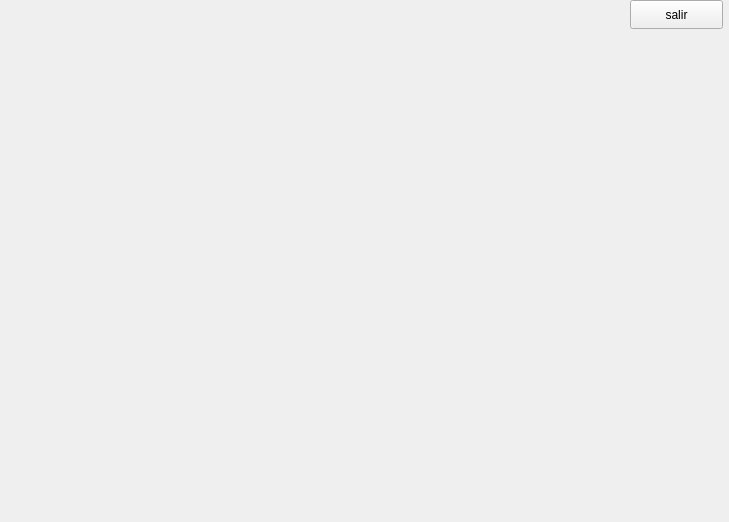
<?xml version="1.0" encoding="UTF-8"?>
<ui version="4.0">
 <class>colisiones</class>
 <widget class="QWidget" name="colisiones">
  <property name="geometry">
   <rect>
    <x>0</x>
    <y>0</y>
    <width>729</width>
    <height>522</height>
   </rect>
  </property>
  <property name="windowTitle">
   <string>Form</string>
  </property>
  <widget class="QPushButton" name="botonvolver">
   <property name="geometry">
    <rect>
     <x>630</x>
     <y>0</y>
     <width>93</width>
     <height>29</height>
    </rect>
   </property>
   <property name="text">
    <string>salir</string>
   </property>
  </widget>
 </widget>
 <resources/>
 <connections/>
</ui>
